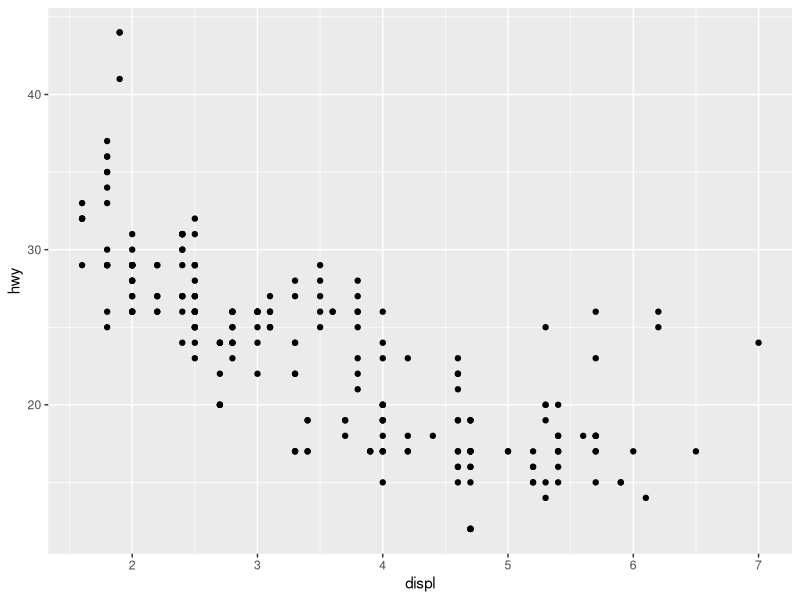
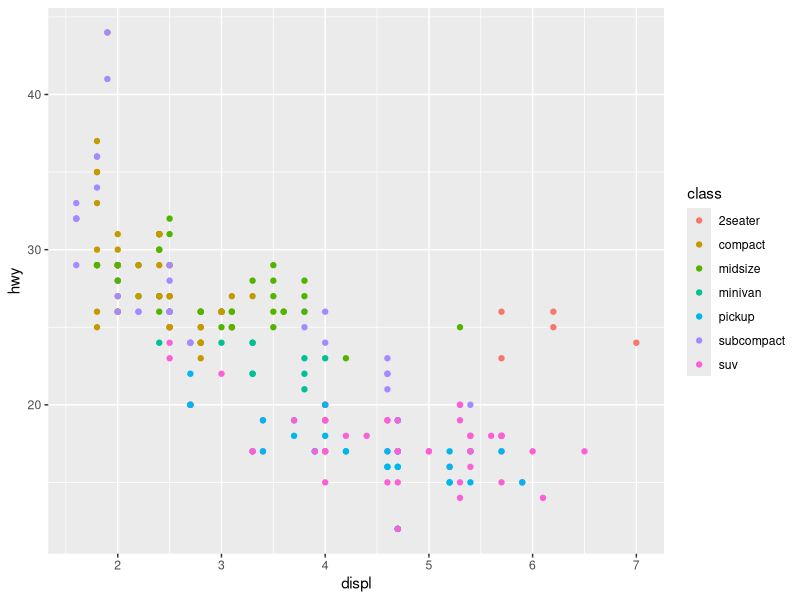
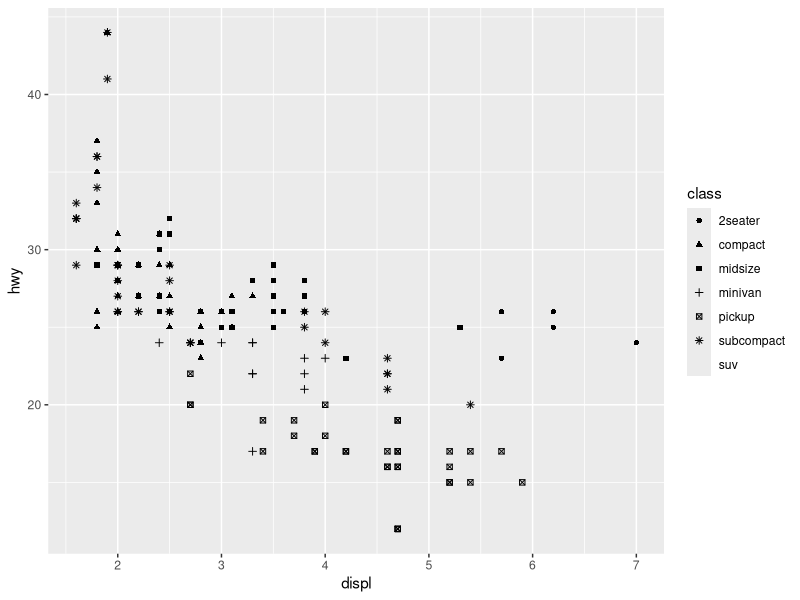
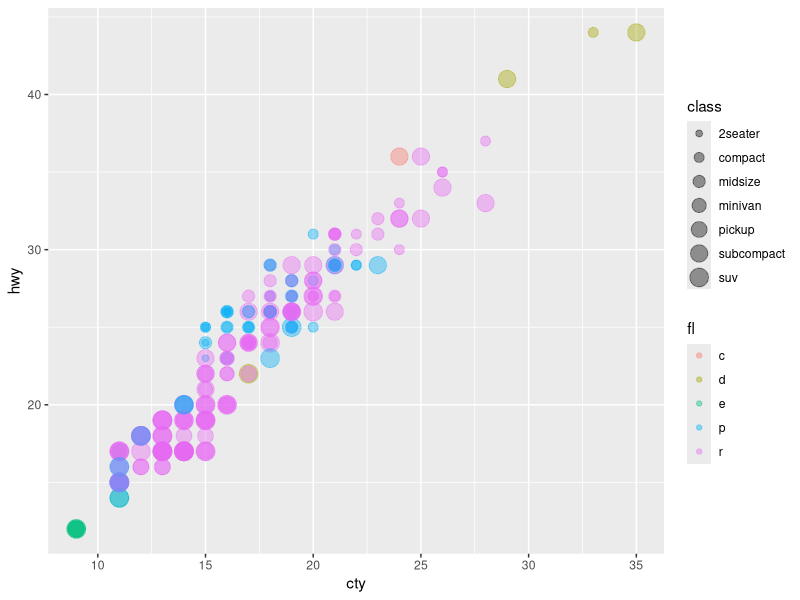
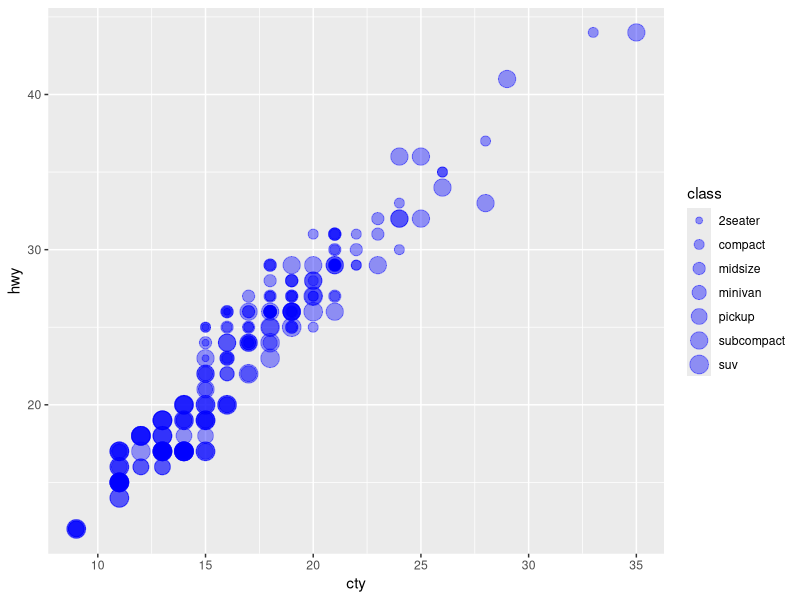
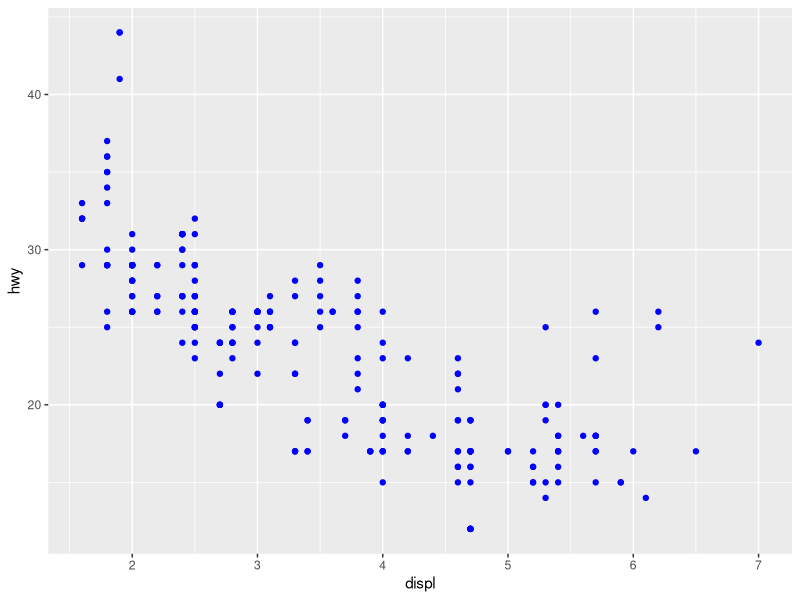
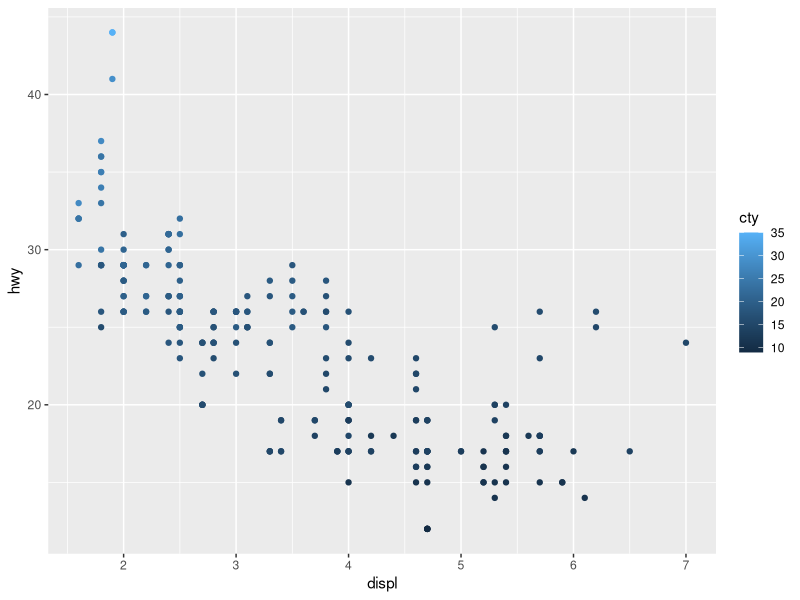
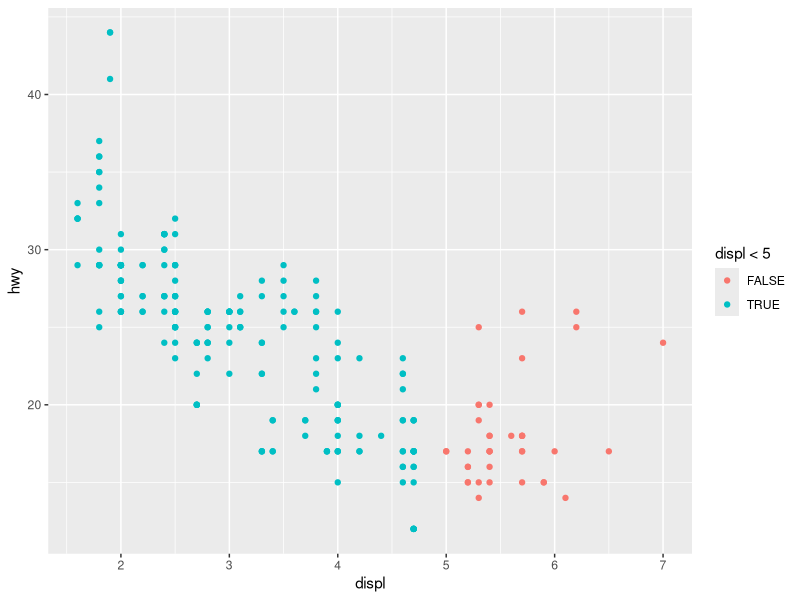

Generate these figures, in order, with R:
## ---- chunk 1
knitr::opts_chunk$set(echo = TRUE)
library(tidyverse)
## ---- chunk 2
data(mpg)

g <- ggplot(mpg, aes(x = displ, y = hwy))
g + geom_point()

## ---- chunk 3
g <- ggplot(mpg, aes(x = displ, y = hwy, color = class)) + 
  geom_point()
g

## ---- chunk 4
g <- ggplot(mpg, aes(x = displ, y = hwy, shape = class)) + 
  geom_point()
g

## ---- chunk 5
ggplot(mpg, aes(x = cty, y = hwy, size = class , color = fl)) + 
  geom_point(alpha = .4)

## ---- chunk 6
ggplot(mpg, aes(x = cty, y = hwy, size = class)) + 
  geom_point(alpha = .4, color = "blue")

## ---- chunk 7
 ggplot(data = mpg) + 
      geom_point(aes(x = displ, y = hwy), color = "blue")

## ---- chunk 8
 ggplot(mpg, aes(x = displ, y = hwy, color = cty)) + 
      geom_point()

## ---- chunk 9
 ggplot(mpg, aes(x = displ, y = hwy, color = displ < 5)) + 
      geom_point()
